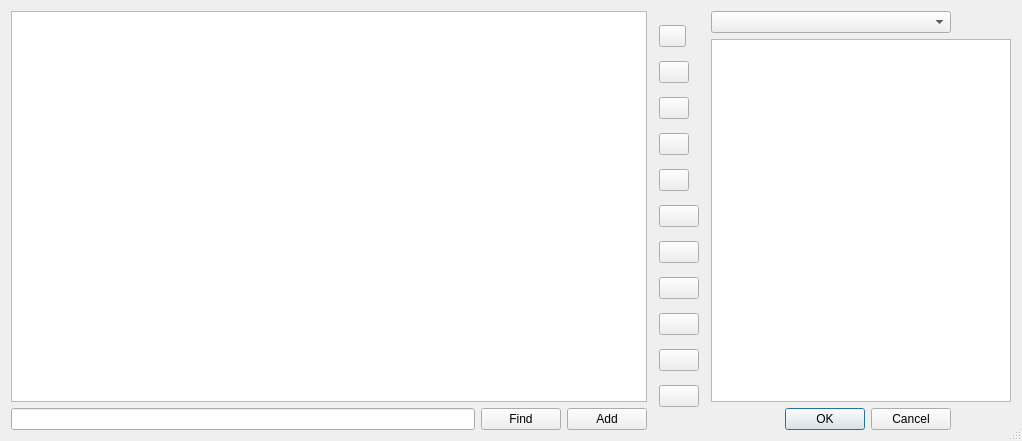
<?xml version="1.0" encoding="UTF-8"?>
<ui version="4.0">
 <class>CustomGitActions</class>
 <widget class="QDialog" name="CustomGitActions">
  <property name="windowModality">
   <enum>Qt::WindowModal</enum>
  </property>
  <property name="geometry">
   <rect>
    <x>0</x>
    <y>0</y>
    <width>1022</width>
    <height>441</height>
   </rect>
  </property>
  <property name="windowTitle">
   <string>Settings for custom git actions</string>
  </property>
  <property name="windowIcon">
   <iconset resource="resource.qrc">
    <normaloff>:/resource/24X24/preferences-system.png</normaloff>:/resource/24X24/preferences-system.png</iconset>
  </property>
  <property name="sizeGripEnabled">
   <bool>true</bool>
  </property>
  <property name="modal">
   <bool>false</bool>
  </property>
  <layout class="QHBoxLayout" name="horizontalLayout">
   <item>
    <layout class="QVBoxLayout" name="verticalLayout_3">
     <item>
      <widget class="QTableView" name="tableViewActions">
       <property name="toolTip">
        <string>&lt;html&gt;&lt;head/&gt;&lt;body&gt;&lt;p&gt;List of custom commands&lt;br/&gt;Click &amp;quot;Whats This help&amp;quot; &lt;img src=&quot;://resource/24X24/dialog-question.png&quot; style=&quot;vertical-align:middle&quot;/&gt; &lt;/p&gt;&lt;/body&gt;&lt;/html&gt;</string>
       </property>
       <property name="whatsThis">
        <string>&lt;html&gt;&lt;head/&gt;&lt;body&gt;&lt;h4 style=&quot; margin-top:12px; margin-bottom:12px; margin-left:0px; margin-right:0px; -qt-block-indent:0; text-indent:0px;&quot;&gt;&lt;span style=&quot; font-size:medium; font-weight:600;&quot;&gt;Displays application commands that can be edited here.&lt;/span&gt;&lt;/h4&gt;&lt;ul style=&quot;margin-top: 0px; margin-bottom: 0px; margin-left: 0px; margin-right: 0px; -qt-list-indent: 1;&quot;&gt;&lt;li style=&quot; margin-top:12px; margin-bottom:0px; margin-left:0px; margin-right:0px; -qt-block-indent:0; text-indent:0px;&quot;&gt;Add a new custom command with the &lt;img src=&quot;://resource/24X24/list-add.png&quot; style=&quot;vertical-align: middle;&quot;/&gt; button &lt;/li&gt;&lt;ul style=&quot;margin-top: 0px; margin-bottom: 0px; margin-left: 0px; margin-right: 0px; -qt-list-indent: 2;&quot;&gt;&lt;li style=&quot; margin-top:0px; margin-bottom:0px; margin-left:0px; margin-right:0px; -qt-block-indent:0; text-indent:0px;&quot;&gt;Optional parameters are marked with square brackets e.g. [%2]&lt;/li&gt;&lt;li style=&quot; margin-top:0px; margin-bottom:0px; margin-left:0px; margin-right:0px; -qt-block-indent:0; text-indent:0px;&quot;&gt;The parameters order is fixed for git commands&lt;/li&gt;&lt;li style=&quot; margin-top:0px; margin-bottom:0px; margin-left:0px; margin-right:0px; -qt-block-indent:0; text-indent:0px;&quot;&gt;git -C %1 &amp;lt;command&amp;gt; [%2] &lt;/li&gt;&lt;ul style=&quot;margin-top: 0px; margin-bottom: 0px; margin-left: 0px; margin-right: 0px; -qt-list-indent: 3;&quot;&gt;&lt;li style=&quot; margin-top:0px; margin-bottom:0px; margin-left:0px; margin-right:0px; -qt-block-indent:0; text-indent:0px;&quot;&gt;&lt;span style=&quot; font-weight:600;&quot;&gt;%1&lt;/span&gt; represents the git repository &lt;/li&gt;&lt;li style=&quot; margin-top:0px; margin-bottom:0px; margin-left:0px; margin-right:0px; -qt-block-indent:0; text-indent:0px;&quot;&gt;&lt;span style=&quot; font-weight:600;&quot;&gt;%2&lt;/span&gt; may represent the the selected file or folder &lt;/li&gt;&lt;/ul&gt;&lt;li style=&quot; margin-top:0px; margin-bottom:0px; margin-left:0px; margin-right:0px; -qt-block-indent:0; text-indent:0px;&quot;&gt;git &amp;lt;command&amp;gt; %1 [%2] &lt;/li&gt;&lt;ul style=&quot;margin-top: 0px; margin-bottom: 0px; margin-left: 0px; margin-right: 0px; -qt-list-indent: 3;&quot;&gt;&lt;li style=&quot; margin-top:0px; margin-bottom:0px; margin-left:0px; margin-right:0px; -qt-block-indent:0; text-indent:0px;&quot;&gt;&lt;span style=&quot; font-weight:600;&quot;&gt;%1&lt;/span&gt; is used for command options depending on case &lt;/li&gt;&lt;ul style=&quot;margin-top: 0px; margin-bottom: 0px; margin-left: 0px; margin-right: 0px; -qt-list-indent: 4;&quot;&gt;&lt;li style=&quot; margin-top:0px; margin-bottom:0px; margin-left:0px; margin-right:0px; -qt-block-indent:0; text-indent:0px;&quot;&gt;--staged for diff of staged file &lt;/li&gt;&lt;li style=&quot; margin-top:0px; margin-bottom:0px; margin-left:0px; margin-right:0px; -qt-block-indent:0; text-indent:0px;&quot;&gt;--tool=&amp;lt;diff-tool&amp;gt; &lt;/li&gt;&lt;/ul&gt;&lt;li style=&quot; margin-top:0px; margin-bottom:0px; margin-left:0px; margin-right:0px; -qt-block-indent:0; text-indent:0px;&quot;&gt;&lt;span style=&quot; font-weight:600;&quot;&gt;%2&lt;/span&gt; may represent the the selected file or folder &lt;/li&gt;&lt;/ul&gt;&lt;li style=&quot; margin-top:0px; margin-bottom:0px; margin-left:0px; margin-right:0px; -qt-block-indent:0; text-indent:0px;&quot;&gt;The parameters order is arbitrary for custom commands&lt;/li&gt;&lt;li style=&quot; margin-top:0px; margin-bottom:0px; margin-left:0px; margin-right:0px; -qt-block-indent:0; text-indent:0px;&quot;&gt;custom_command %1 %2 {cd} {rec} {root} {rel_path} {name} {extension} {basename} &lt;br/&gt;&lt;span style=&quot; font-style:italic;&quot;&gt;the order of the arguments is arbitrary&lt;br/&gt;all arguments are optional&lt;/span&gt;&lt;/li&gt;&lt;/ul&gt;&lt;ul style=&quot;margin-top: 0px; margin-bottom: 0px; margin-left: 0px; margin-right: 0px; -qt-list-indent: 3;&quot;&gt;&lt;li style=&quot; margin-top:0px; margin-bottom:0px; margin-left:0px; margin-right:0px; -qt-block-indent:0; text-indent:0px;&quot;&gt;&lt;span style=&quot; font-weight:600;&quot;&gt;%1&lt;/span&gt; may represent the selected file or folder &lt;/li&gt;&lt;li style=&quot; margin-top:0px; margin-bottom:0px; margin-left:0px; margin-right:0px; -qt-block-indent:0; text-indent:0px;&quot;&gt;&lt;span style=&quot; font-weight:600;&quot;&gt;%2&lt;/span&gt; may represent the folder above selected file&lt;/li&gt;&lt;li style=&quot; margin-top:0px; margin-bottom:0px; margin-left:0px; margin-right:0px; -qt-block-indent:0; text-indent:0px;&quot;&gt;&lt;span style=&quot; font-weight:600;&quot;&gt;{cd}&lt;/span&gt; sets current working dir to folder above selected file&lt;/li&gt;&lt;li style=&quot; margin-top:0px; margin-bottom:0px; margin-left:0px; margin-right:0px; -qt-block-indent:0; text-indent:0px;&quot;&gt;&lt;span style=&quot; font-weight:600;&quot;&gt;{rec}&lt;/span&gt; executes command recursve for selected folder content&lt;br/&gt;&lt;span style=&quot; font-style:italic;&quot;&gt;may lead to time consuming process&lt;/span&gt;&lt;/li&gt;&lt;li style=&quot; margin-top:0px; margin-bottom:0px; margin-left:0px; margin-right:0px; -qt-block-indent:0; text-indent:0px;&quot;&gt;&lt;span style=&quot; font-weight:600;&quot;&gt;{root}&lt;/span&gt; may represent the root folder of the repository&lt;/li&gt;&lt;li style=&quot; margin-top:0px; margin-bottom:0px; margin-left:0px; margin-right:0px; -qt-block-indent:0; text-indent:0px;&quot;&gt;&lt;span style=&quot; font-weight:600;&quot;&gt;{rel_path}&lt;/span&gt; may represent the relative path from root folder of the repository&lt;/li&gt;&lt;li style=&quot; margin-top:0px; margin-bottom:0px; margin-left:0px; margin-right:0px; -qt-block-indent:0; text-indent:0px;&quot;&gt;&lt;span style=&quot; font-weight:600;&quot;&gt;{name}&lt;/span&gt; may represent the file or leaf folder name of selection&lt;/li&gt;&lt;li style=&quot; margin-top:0px; margin-bottom:0px; margin-left:0px; margin-right:0px; -qt-block-indent:0; text-indent:0px;&quot;&gt;&lt;span style=&quot; font-weight:600;&quot;&gt;{extension}&lt;/span&gt; may the extension of the file of selection&lt;/li&gt;&lt;li style=&quot; margin-top:0px; margin-bottom:0px; margin-left:0px; margin-right:0px; -qt-block-indent:0; text-indent:0px;&quot;&gt;&lt;span style=&quot; font-weight:600;&quot;&gt;{basename}&lt;/span&gt; may rpresent the file name without extension of selection&lt;/li&gt;&lt;/ul&gt;&lt;li style=&quot; margin-top:0px; margin-bottom:0px; margin-left:0px; margin-right:0px; -qt-block-indent:0; text-indent:0px;&quot;&gt;Remove selected custom command with &lt;img src=&quot;://resource/24X24/list-remove.png&quot; style=&quot;vertical-align: middle;&quot;/&gt; button &lt;/li&gt;&lt;li style=&quot; margin-top:0px; margin-bottom:0px; margin-left:0px; margin-right:0px; -qt-block-indent:0; text-indent:0px;&quot;&gt;Assign a selected command to toolbar or context menu in right view with &lt;img src=&quot;://resource/24X24/go-next.png&quot; style=&quot;vertical-align: middle;&quot;/&gt; button&lt;br/&gt;You may insert:&lt;/li&gt;&lt;ul style=&quot;margin-top: 0px; margin-bottom: 0px; margin-left: 0px; margin-right: 0px; -qt-list-indent: 2;&quot;&gt;&lt;li style=&quot; margin-top:0px; margin-bottom:0px; margin-left:0px; margin-right:0px; -qt-block-indent:0; text-indent:0px;&quot;&gt;Command&lt;/li&gt;&lt;li style=&quot; margin-top:0px; margin-bottom:0px; margin-left:0px; margin-right:0px; -qt-block-indent:0; text-indent:0px;&quot;&gt;Separator&lt;/li&gt;&lt;li style=&quot; margin-top:0px; margin-bottom:0px; margin-left:0px; margin-right:0px; -qt-block-indent:0; text-indent:0px;&quot;&gt;Sub menu entry&lt;/li&gt;&lt;/ul&gt;&lt;ul style=&quot;margin-top: 0px; margin-bottom: 0px; margin-left: 0px; margin-right: 0px; -qt-list-indent: 3;&quot;&gt;&lt;li style=&quot; margin-top:0px; margin-bottom:0px; margin-left:0px; margin-right:0px; -qt-block-indent:0; text-indent:0px;&quot;&gt;Edit name in &lt;span style=&quot; font-weight:600;&quot;&gt;Name&lt;/span&gt; column&lt;/li&gt;&lt;li style=&quot; margin-top:0px; margin-bottom:0px; margin-left:0px; margin-right:0px; -qt-block-indent:0; text-indent:0px;&quot;&gt;Insert the sub menu into context menu and move it to desired position&lt;/li&gt;&lt;li style=&quot; margin-top:0px; margin-bottom:0px; margin-left:0px; margin-right:0px; -qt-block-indent:0; text-indent:0px;&quot;&gt;The folowing entries until next separator or sub menu are included here&lt;/li&gt;&lt;/ul&gt;&lt;li style=&quot; margin-top:0px; margin-bottom:0px; margin-left:0px; margin-right:0px; -qt-block-indent:0; text-indent:0px;&quot;&gt;Edit commands (custom or built in) by double click on table entry &lt;/li&gt;&lt;ul style=&quot;margin-top: 0px; margin-bottom: 0px; margin-left: 0px; margin-right: 0px; -qt-list-indent: 2;&quot;&gt;&lt;li style=&quot; margin-top:0px; margin-bottom:0px; margin-left:0px; margin-right:0px; -qt-block-indent:0; text-indent:0px;&quot;&gt;all 'git' commands may be edited due to parameters or options &lt;/li&gt;&lt;li style=&quot; margin-top:0px; margin-bottom:0px; margin-left:0px; margin-right:0px; -qt-block-indent:0; text-indent:0px;&quot;&gt;all names may be edited (the name should represent the commands functionality) &lt;/li&gt;&lt;li style=&quot; margin-top:0px; margin-bottom:0px; margin-left:0px; margin-right:0px; -qt-block-indent:0; text-indent:0px;&quot;&gt;all shortcuts may be edited, use &lt;img src=&quot;:/resource/24X24/gnome-app-install-star.png&quot; style=&quot;vertical-align:middle&quot;/&gt;button and press desired shortcut keys &lt;/li&gt;&lt;li style=&quot; margin-top:0px; margin-bottom:0px; margin-left:0px; margin-right:0px; -qt-block-indent:0; text-indent:0px;&quot;&gt;A message box text may be edited or added &lt;/li&gt;&lt;/ul&gt;&lt;ul style=&quot;margin-top: 0px; margin-bottom: 0px; margin-left: 0px; margin-right: 0px; -qt-list-indent: 2;&quot;&gt;&lt;li style=&quot; margin-top:0px; margin-bottom:0px; margin-left:0px; margin-right:0px; -qt-block-indent:0; text-indent:0px;&quot;&gt;'None' or empty defines that no message box is invoked &lt;/li&gt;&lt;li style=&quot; margin-top:0px; margin-bottom:0px; margin-left:0px; margin-right:0px; -qt-block-indent:0; text-indent:0px;&quot;&gt;The message box is invoked before execution of the git command &lt;/li&gt;&lt;li style=&quot; margin-top:0px; margin-bottom:0px; margin-left:0px; margin-right:0px; -qt-block-indent:0; text-indent:0px;&quot;&gt;&lt;span style=&quot; font-weight:600;&quot;&gt;Format: &lt;/span&gt;Heading [%1];Question [%1] &lt;/li&gt;&lt;li style=&quot; margin-top:0px; margin-bottom:0px; margin-left:0px; margin-right:0px; -qt-block-indent:0; text-indent:0px;&quot;&gt;The parameter %1 is optional an displays the selected file or folder&lt;/li&gt;&lt;li style=&quot; margin-top:0px; margin-bottom:0px; margin-left:0px; margin-right:0px; -qt-block-indent:0; text-indent:0px;&quot;&gt;A trailing ';' changes the MessageBox to an EditBox &lt;/li&gt;&lt;/ul&gt;&lt;li style=&quot; margin-top:0px; margin-bottom:12px; margin-left:0px; margin-right:0px; -qt-block-indent:0; text-indent:0px;&quot;&gt;&lt;span style=&quot; font-weight:600;&quot;&gt;Note:&lt;/span&gt;The correct functionality may be lost by editing&lt;br/&gt;however this can be repaired by 'reset modifications' in context menu &lt;/li&gt;&lt;/ul&gt;&lt;/body&gt;&lt;/html&gt;</string>
       </property>
       <property name="cornerButtonEnabled">
        <bool>false</bool>
       </property>
       <attribute name="verticalHeaderVisible">
        <bool>false</bool>
       </attribute>
       <attribute name="verticalHeaderHighlightSections">
        <bool>false</bool>
       </attribute>
      </widget>
     </item>
     <item>
      <layout class="QHBoxLayout" name="horizontalLayout_2">
       <property name="bottomMargin">
        <number>0</number>
       </property>
       <item>
        <widget class="QLineEdit" name="edtCommand">
         <property name="toolTip">
          <string>Enter command to execute</string>
         </property>
        </widget>
       </item>
       <item>
        <widget class="QPushButton" name="btnFind">
         <property name="toolTip">
          <string>Find in command table</string>
         </property>
         <property name="text">
          <string>Find</string>
         </property>
        </widget>
       </item>
       <item>
        <widget class="QPushButton" name="btnAddCommand">
         <property name="toolTip">
          <string>Add command to command table</string>
         </property>
         <property name="text">
          <string>Add</string>
         </property>
        </widget>
       </item>
      </layout>
     </item>
    </layout>
   </item>
   <item>
    <layout class="QVBoxLayout" name="verticalLayout">
     <property name="spacing">
      <number>0</number>
     </property>
     <property name="leftMargin">
      <number>6</number>
     </property>
     <property name="topMargin">
      <number>0</number>
     </property>
     <property name="rightMargin">
      <number>6</number>
     </property>
     <property name="bottomMargin">
      <number>0</number>
     </property>
     <item>
      <widget class="QPushButton" name="btnHelp">
       <property name="maximumSize">
        <size>
         <width>27</width>
         <height>16777215</height>
        </size>
       </property>
       <property name="toolTip">
        <string>Activates Whats This Help</string>
       </property>
       <property name="text">
        <string/>
       </property>
       <property name="icon">
        <iconset resource="resource.qrc">
         <normaloff>:/resource/24X24/dialog-question.png</normaloff>:/resource/24X24/dialog-question.png</iconset>
       </property>
       <property name="checkable">
        <bool>true</bool>
       </property>
      </widget>
     </item>
     <item>
      <widget class="QPushButton" name="btnKey">
       <property name="maximumSize">
        <size>
         <width>30</width>
         <height>16777215</height>
        </size>
       </property>
       <property name="toolTip">
        <string>Activates Key Shortcut mode</string>
       </property>
       <property name="text">
        <string/>
       </property>
       <property name="icon">
        <iconset resource="resource.qrc">
         <normaloff>:/resource/24X24/gnome-app-install-star.png</normaloff>:/resource/24X24/gnome-app-install-star.png</iconset>
       </property>
       <property name="checkable">
        <bool>true</bool>
       </property>
      </widget>
     </item>
     <item>
      <widget class="QPushButton" name="btnLoadIcons">
       <property name="maximumSize">
        <size>
         <width>30</width>
         <height>16777215</height>
        </size>
       </property>
       <property name="toolTip">
        <string>Open external icon folder</string>
       </property>
       <property name="text">
        <string/>
       </property>
       <property name="icon">
        <iconset resource="resource.qrc">
         <normaloff>:/resource/24X24/folder-open.png</normaloff>:/resource/24X24/folder-open.png</iconset>
       </property>
      </widget>
     </item>
     <item>
      <widget class="QPushButton" name="btnStoreCustom">
       <property name="maximumSize">
        <size>
         <width>30</width>
         <height>16777215</height>
        </size>
       </property>
       <property name="text">
        <string/>
       </property>
       <property name="icon">
        <iconset resource="resource.qrc">
         <normaloff>:/resource/24X24/document-save.png</normaloff>:/resource/24X24/document-save.png</iconset>
       </property>
      </widget>
     </item>
     <item>
      <widget class="QPushButton" name="btnLoadCustom">
       <property name="maximumSize">
        <size>
         <width>30</width>
         <height>16777215</height>
        </size>
       </property>
       <property name="text">
        <string/>
       </property>
       <property name="icon">
        <iconset resource="resource.qrc">
         <normaloff>:/resource/24X24/gnome-mime-text.png</normaloff>:/resource/24X24/gnome-mime-text.png</iconset>
       </property>
      </widget>
     </item>
     <item>
      <widget class="QPushButton" name="btnToLeft">
       <property name="toolTip">
        <string/>
       </property>
       <property name="text">
        <string/>
       </property>
       <property name="icon">
        <iconset resource="resource.qrc">
         <normaloff>:/resource/24X24/go-previous.png</normaloff>:/resource/24X24/go-previous.png</iconset>
       </property>
      </widget>
     </item>
     <item>
      <widget class="QPushButton" name="btnToRight">
       <property name="toolTip">
        <string>Add command to menue or toolbar</string>
       </property>
       <property name="text">
        <string/>
       </property>
       <property name="icon">
        <iconset resource="resource.qrc">
         <normaloff>:/resource/24X24/go-next.png</normaloff>:/resource/24X24/go-next.png</iconset>
       </property>
      </widget>
     </item>
     <item>
      <widget class="QPushButton" name="btnMoveUp">
       <property name="toolTip">
        <string>Move selected menue or toolbar item</string>
       </property>
       <property name="text">
        <string/>
       </property>
       <property name="icon">
        <iconset resource="resource.qrc">
         <normaloff>:/resource/24X24/go-up.png</normaloff>:/resource/24X24/go-up.png</iconset>
       </property>
      </widget>
     </item>
     <item>
      <widget class="QPushButton" name="btnMoveDown">
       <property name="toolTip">
        <string>Move selected menue or toolbar item</string>
       </property>
       <property name="text">
        <string/>
       </property>
       <property name="icon">
        <iconset resource="resource.qrc">
         <normaloff>:/resource/24X24/go-down.png</normaloff>:/resource/24X24/go-down.png</iconset>
       </property>
      </widget>
     </item>
     <item>
      <widget class="QPushButton" name="btnAdd">
       <property name="toolTip">
        <string>Add custom git command entry</string>
       </property>
       <property name="text">
        <string/>
       </property>
       <property name="icon">
        <iconset resource="resource.qrc">
         <normaloff>:/resource/24X24/list-add.png</normaloff>:/resource/24X24/list-add.png</iconset>
       </property>
      </widget>
     </item>
     <item>
      <widget class="QPushButton" name="btnDelete">
       <property name="toolTip">
        <string>Remove selected custom git command</string>
       </property>
       <property name="text">
        <string/>
       </property>
       <property name="icon">
        <iconset resource="resource.qrc">
         <normaloff>:/resource/24X24/list-remove.png</normaloff>:/resource/24X24/list-remove.png</iconset>
       </property>
      </widget>
     </item>
    </layout>
   </item>
   <item>
    <layout class="QVBoxLayout" name="verticalLayout_2">
     <property name="leftMargin">
      <number>0</number>
     </property>
     <property name="rightMargin">
      <number>0</number>
     </property>
     <item>
      <widget class="QComboBox" name="comboBoxVarious">
       <property name="sizePolicy">
        <sizepolicy hsizetype="Fixed" vsizetype="Fixed">
         <horstretch>0</horstretch>
         <verstretch>0</verstretch>
        </sizepolicy>
       </property>
       <property name="minimumSize">
        <size>
         <width>240</width>
         <height>0</height>
        </size>
       </property>
       <property name="maximumSize">
        <size>
         <width>200</width>
         <height>16777215</height>
        </size>
       </property>
       <property name="toolTip">
        <string>Select icons
Contextmenu entries or Toolbar entries</string>
       </property>
      </widget>
     </item>
     <item>
      <widget class="QTableView" name="tableViewVarious">
       <property name="sizePolicy">
        <sizepolicy hsizetype="Fixed" vsizetype="Expanding">
         <horstretch>0</horstretch>
         <verstretch>0</verstretch>
        </sizepolicy>
       </property>
       <property name="minimumSize">
        <size>
         <width>300</width>
         <height>0</height>
        </size>
       </property>
       <property name="maximumSize">
        <size>
         <width>300</width>
         <height>16777215</height>
        </size>
       </property>
       <property name="toolTip">
        <string>&lt;html&gt;&lt;head/&gt;&lt;body&gt;&lt;p&gt;List of application elements and controls&lt;br/&gt;Click &amp;quot;Whats This help&amp;quot; &lt;img src=&quot;://resource/24X24/dialog-question.png&quot; style=&quot;vertical-align:middle&quot;/&gt; &lt;/p&gt;&lt;/body&gt;&lt;/html&gt;</string>
       </property>
       <property name="whatsThis">
        <string>&lt;html&gt;
  &lt;head/&gt;
  &lt;body&gt;&lt;h4&gt;Displays application elements and controls.&lt;/h4&gt;
    &lt;ul&gt;
      &lt;li&gt;Select items in combo box above
          &lt;ul&gt;
                &lt;li&gt;Icons&lt;/li&gt;
                &lt;li&gt;Context menues&lt;/li&gt;
                &lt;li&gt;Toolbars&lt;/li&gt;
                &lt;li&gt;Merge tools&lt;/li&gt;
          &lt;ul&gt;
      &lt;/li&gt;
      &lt;li&gt;Application Icons
          &lt;ul&gt;
                &lt;li&gt;Assign a selected icon to a command selected  in left view with &lt;img src=&quot;://resource/24X24/go-previous.png&quot; style=&quot;vertical-align:middle&quot;/&gt;  button&lt;/li&gt;
          &lt;ul&gt;
      &lt;/li&gt;
      &lt;li&gt;Context menus and toolbars
          &lt;ul&gt;
                &lt;li&gt;Remove a selected action with &lt;img src=&quot;://resource/24X24/go-previous.png&quot; style=&quot;vertical-align:middle&quot;/&gt;  button&lt;/li&gt;
                &lt;li&gt;Move a selected action with up and down buttons&lt;/li&gt;
          &lt;ul&gt;
      &lt;/li&gt;
      &lt;li&gt;Merge tools
          &lt;ul&gt;
                &lt;li&gt;Enable or disable tool by left click on icon&lt;/li&gt;
          &lt;ul&gt;
      &lt;/li&gt;
      &lt;li&gt;Miscelaneous Items
          &lt;ul&gt;
                &lt;li&gt;Edit by left click on icon&lt;/li&gt;
                &lt;li&gt;To restore text to default, remove text&lt;/li&gt;
                &lt;li&gt;To restore number to default, enter 0&lt;/li&gt;
          &lt;ul&gt;
      &lt;/li&gt;
    &lt;/ul&gt;
  &lt;/body&gt;
&lt;/html&gt;</string>
       </property>
       <property name="cornerButtonEnabled">
        <bool>false</bool>
       </property>
       <attribute name="verticalHeaderVisible">
        <bool>false</bool>
       </attribute>
       <attribute name="verticalHeaderHighlightSections">
        <bool>false</bool>
       </attribute>
      </widget>
     </item>
     <item>
      <widget class="QDialogButtonBox" name="buttonBox">
       <property name="sizePolicy">
        <sizepolicy hsizetype="Fixed" vsizetype="Fixed">
         <horstretch>0</horstretch>
         <verstretch>0</verstretch>
        </sizepolicy>
       </property>
       <property name="minimumSize">
        <size>
         <width>240</width>
         <height>0</height>
        </size>
       </property>
       <property name="maximumSize">
        <size>
         <width>200</width>
         <height>16777215</height>
        </size>
       </property>
       <property name="orientation">
        <enum>Qt::Horizontal</enum>
       </property>
       <property name="standardButtons">
        <set>QDialogButtonBox::Cancel|QDialogButtonBox::Ok</set>
       </property>
      </widget>
     </item>
    </layout>
   </item>
  </layout>
 </widget>
 <resources>
  <include location="resource.qrc"/>
 </resources>
 <connections>
  <connection>
   <sender>buttonBox</sender>
   <signal>accepted()</signal>
   <receiver>CustomGitActions</receiver>
   <slot>accept()</slot>
   <hints>
    <hint type="sourcelabel">
     <x>248</x>
     <y>254</y>
    </hint>
    <hint type="destinationlabel">
     <x>157</x>
     <y>274</y>
    </hint>
   </hints>
  </connection>
  <connection>
   <sender>buttonBox</sender>
   <signal>rejected()</signal>
   <receiver>CustomGitActions</receiver>
   <slot>reject()</slot>
   <hints>
    <hint type="sourcelabel">
     <x>316</x>
     <y>260</y>
    </hint>
    <hint type="destinationlabel">
     <x>286</x>
     <y>274</y>
    </hint>
   </hints>
  </connection>
 </connections>
</ui>
